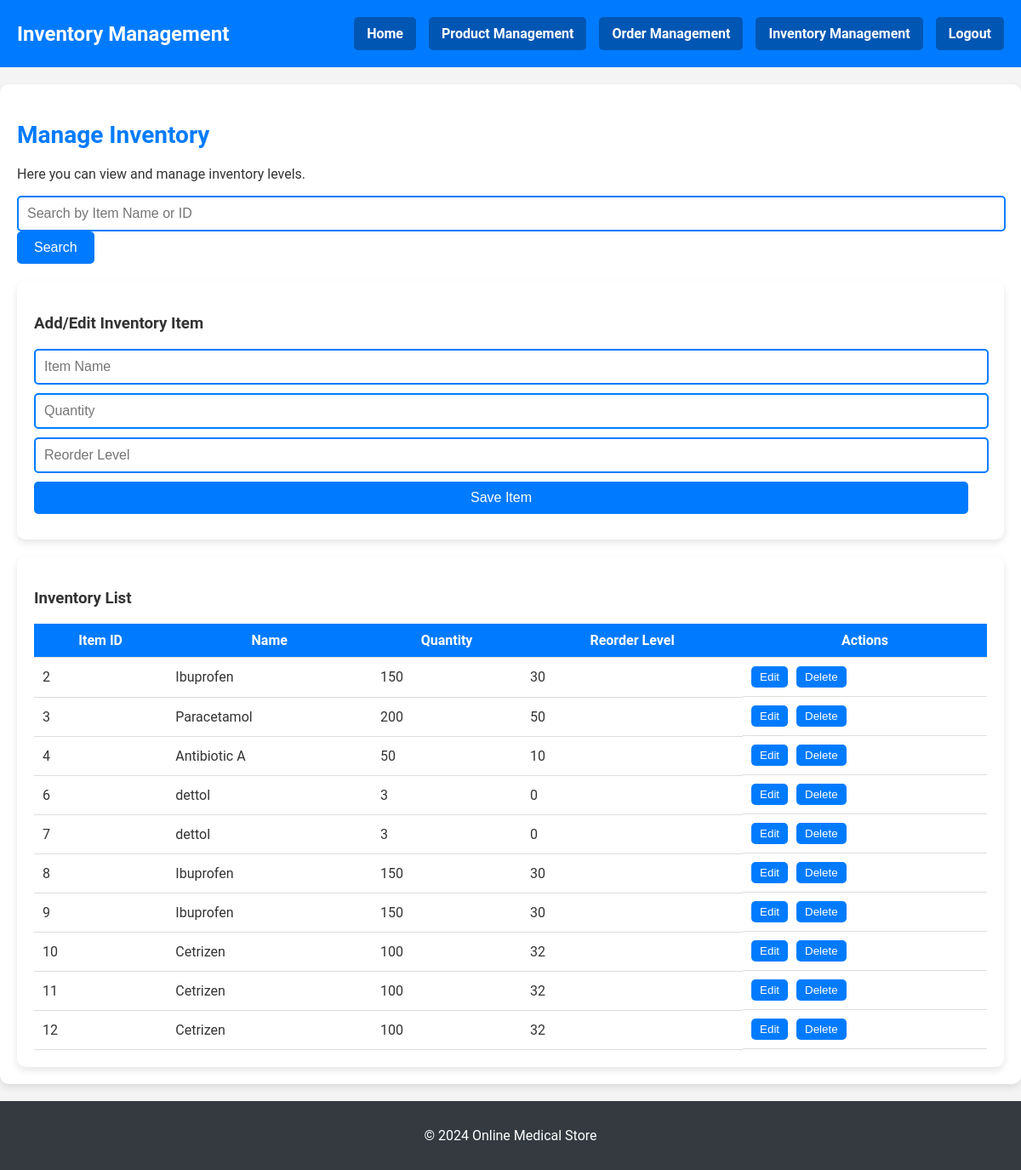
The app's page /inventory-management.php with its own data.
### tables this page shows
CREATE TABLE `inventory` (
  `id` int(11) NOT NULL,
  `name` varchar(255) NOT NULL,
  `quantity` int(11) NOT NULL,
  `reorder_level` int(11) NOT NULL
);

### inventory-management.php (the view, shortened to what this page needs)
<?php
include 'db_connection.php';
$inventory = [];
$query = "SELECT * FROM inventory";
$result = $conn->query($query);
if ($result) {
    $inventory = $result->fetch_all(MYSQLI_ASSOC);
}
?>
<!DOCTYPE html>
<html lang="en">
<head>
    <link rel="stylesheet" href="../styles.css">
</head>
<body>
    <header>
        <div class="header-container">
            <h1>Inventory Management</h1>
            <nav>
                <a href="account.php">Home</a>
                <a href="product-management.php">Product Management</a>
                <a href="order-management.php">Order Management</a>
                <a href="inventory-management.php">Inventory Management</a>
                <a href="index.php">Logout</a>
            </nav>
        </div>
    </header>
    <main>
        <h2>Manage Inventory</h2>
        <p>Here you can view and manage inventory levels.</p>
        <div class="search-container">
            <form method="get" action="">
                <input type="text" name="search" placeholder="Search by Item Name or ID">
                <button type="submit">Search</button>
            </form>
        </div>
        <div class="form-container">
            <h3>Add/Edit Inventory Item</h3>
            <form method="post" action="">
                <input type="text" name="item_name" id="itemName" placeholder="Item Name" required>
                <input type="number" name="item_quantity" id="itemQuantity" placeholder="Quantity" min="0" required>
                <input type="number" name="reorder_level" id="reorderLevel" placeholder="Reorder Level" min="0" required>
                <button type="submit" name="save_item">Save Item</button>
            </form>
        </div>
        <div class="table-container">
            <h3>Inventory List</h3>
            <table>
                <thead>
                    <tr>
                        <th>Item ID</th>
                        <th>Name</th>
                        <th>Quantity</th>
                        <th>Reorder Level</th>
                        <th>Actions</th>
                    </tr>
                </thead>
                <tbody>
                    <?php foreach ($inventory as $item) : ?>
                        <tr<?php if ($item['quantity'] <= $item['reorder_level']) echo ' class="reorder-alert"'; ?>>
                            <td><?php echo $item['id']; ?></td>
                            <td><?php echo $item['name']; ?></td>
                            <td><?php echo $item['quantity']; ?></td>
                            <td><?php echo $item['reorder_level']; ?></td>
                            <td class="action-buttons">
                                <a href="?edit=<?php echo $item['id']; ?>"><button>Edit</button></a>
                                <a href="?delete=<?php echo $item['id']; ?>" onclick="return confirm('Are you sure you want to delete this item?');"><button>Delete</button></a>
                            </td>
                        </tr>
                    <?php endforeach; ?>
                </tbody>
            </table>
        </div>
    </main>
    <footer>
        <p>&copy; 2024 Online Medical Store</p>
    </footer>
</body>
</html>

### styles.css (style rules this page uses)
body { font-family: 'Helvetica Neue', Arial, sans-serif; margin: 0; padding: 0; box-sizing: border-box; background: url('') no-repeat center center fixed; background-size: cover; color: #333; }
header { background-color: #007BFF; color: white; padding: 20px 0; }
.header-container { max-width: 1200px; margin: 0 auto; display: flex; justify-content: space-between; align-items: center; padding: 0 20px; }
header h1 { margin: 0; font-size: 24px; }
nav { display: flex; gap: 15px; }
nav a { color: white; text-decoration: none; font-weight: bold; padding: 10px 15px; border-radius: 5px; background-color: #0056b3; }
main { padding: 20px; background-color: white; margin: 0 auto; max-width: 1200px; border-radius: 10px; box-shadow: 0 4px 8px rgba(0, 0, 0, 0.1); }
footer { background-color: #343a40; color: white; padding: 15px 0; text-align: center; }

### inventory-management.php (style rules this page uses)
body { font-family: 'Roboto', Arial, sans-serif; margin: 0; padding: 0; box-sizing: border-box; background: #f4f4f4; color: #333; }
header { background-color: #007BFF; color: white; padding: 20px 0; }
.header-container { max-width: 1200px; margin: 0 auto; display: flex; justify-content: space-between; align-items: center; padding: 0 20px; }
header h1 { margin: 0; font-size: 24px; }
nav { display: flex; gap: 15px; }
nav a { color: white; text-decoration: none; font-weight: bold; padding: 10px 15px; border-radius: 5px; background-color: #0056b3; }
main { padding: 20px; background-color: white; margin: 20px auto; max-width: 1200px; border-radius: 10px; box-shadow: 0 4px 8px rgba(0, 0, 0, 0.1); }
main h2 { font-size: 28px; color: #007BFF; margin-bottom: 20px; }
.search-container { margin-bottom: 20px; }
.search-container input[type="text"] { padding: 10px; border: 2px solid #007BFF; border-radius: 5px; font-size: 16px; width: calc(100% - 22px); }
.search-container button { background-color: #007BFF; color: white; padding: 10px 20px; border: none; border-radius: 5px; font-size: 16px; cursor: pointer; transition: background-color 0.3s; }
.table-container { background-color: #fff; padding: 20px; border-radius: 10px; box-shadow: 0 4px 8px rgba(0, 0, 0, 0.1); }
table { width: 100%; border-collapse: collapse; }
th, td { padding: 10px; border-bottom: 1px solid #ddd; }
th { background-color: #007BFF; color: white; }
.action-buttons { display: flex; gap: 10px; }
.action-buttons button { background-color: #007BFF; color: white; border: none; padding: 5px 10px; border-radius: 5px; cursor: pointer; }
.form-container { background-color: #fff; padding: 20px; border-radius: 10px; box-shadow: 0 4px 8px rgba(0, 0, 0, 0.1); margin-bottom: 20px; }
.form-container input, .form-container select, .form-container button { padding: 10px; border: 2px solid #007BFF; border-radius: 5px; font-size: 16px; width: calc(100% - 22px); margin-bottom: 10px; }
.form-container button { background-color: #007BFF; color: white; border: none; cursor: pointer; transition: background-color 0.3s; }
footer { background-color: #343a40; color: white; padding: 15px 0; text-align: center; }

### records on screen
inventory: id "2", name "Ibuprofen", quantity "150", reorder_level "30"
inventory: id "3", name "Paracetamol", quantity "200", reorder_level "50"
inventory: id "4", name "Antibiotic A", quantity "50", reorder_level "10"
inventory: id "6", name "dettol", quantity "3", reorder_level "0"
inventory: id "7", name "dettol", quantity "3", reorder_level "0"
inventory: id "8", name "Ibuprofen", quantity "150", reorder_level "30"
inventory: id "9", name "Ibuprofen", quantity "150", reorder_level "30"
inventory: id "10", name "Cetrizen", quantity "100", reorder_level "32"
inventory: id "11", name "Cetrizen", quantity "100", reorder_level "32"
inventory: id "12", name "Cetrizen", quantity "100", reorder_level "32"
